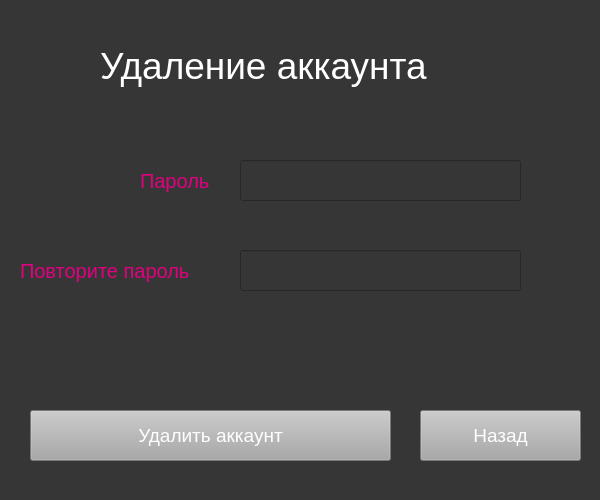
<?xml version="1.0" encoding="UTF-8"?>
<ui version="4.0">
 <class>Form</class>
 <widget class="QWidget" name="Form">
  <property name="geometry">
   <rect>
    <x>0</x>
    <y>0</y>
    <width>600</width>
    <height>500</height>
   </rect>
  </property>
  <property name="windowTitle">
   <string>Form</string>
  </property>
  <property name="styleSheet">
   <string notr="true">background-color: rgb(54,54,54)</string>
  </property>
  <widget class="QLabel" name="label_3">
   <property name="geometry">
    <rect>
     <x>140</x>
     <y>160</y>
     <width>91</width>
     <height>41</height>
    </rect>
   </property>
   <property name="styleSheet">
    <string notr="true">font-size:15pt;
color:rgb(225,0,127)</string>
   </property>
   <property name="text">
    <string>Пароль</string>
   </property>
  </widget>
  <widget class="QPushButton" name="delete_user">
   <property name="geometry">
    <rect>
     <x>30</x>
     <y>410</y>
     <width>361</width>
     <height>51</height>
    </rect>
   </property>
   <property name="styleSheet">
    <string notr="true">background-color:rgb(167,168,167);
font-size:14pt;
color:rgb(255,255,255)</string>
   </property>
   <property name="text">
    <string>Удалить аккаунт</string>
   </property>
  </widget>
  <widget class="QLabel" name="label">
   <property name="geometry">
    <rect>
     <x>100</x>
     <y>30</y>
     <width>481</width>
     <height>71</height>
    </rect>
   </property>
   <property name="styleSheet">
    <string notr="true">color:rgb(255,255,255);
font-size:28pt</string>
   </property>
   <property name="text">
    <string>Удаление аккаунта</string>
   </property>
  </widget>
  <widget class="QLineEdit" name="password">
   <property name="geometry">
    <rect>
     <x>240</x>
     <y>160</y>
     <width>281</width>
     <height>41</height>
    </rect>
   </property>
   <property name="styleSheet">
    <string notr="true">font-size:14pt;
color:rgb(243,243,243)</string>
   </property>
  </widget>
  <widget class="QPushButton" name="exit_button">
   <property name="geometry">
    <rect>
     <x>420</x>
     <y>410</y>
     <width>161</width>
     <height>51</height>
    </rect>
   </property>
   <property name="styleSheet">
    <string notr="true">background-color:rgb(167,168,167);
font-size:14pt;
color:rgb(255,255,255)</string>
   </property>
   <property name="text">
    <string>Назад</string>
   </property>
  </widget>
  <widget class="QLabel" name="label_4">
   <property name="geometry">
    <rect>
     <x>20</x>
     <y>250</y>
     <width>221</width>
     <height>41</height>
    </rect>
   </property>
   <property name="styleSheet">
    <string notr="true">font-size:15pt;
color:rgb(225,0,127)</string>
   </property>
   <property name="text">
    <string>Повторите пароль</string>
   </property>
  </widget>
  <widget class="QLineEdit" name="dublicate_password">
   <property name="geometry">
    <rect>
     <x>240</x>
     <y>250</y>
     <width>281</width>
     <height>41</height>
    </rect>
   </property>
   <property name="styleSheet">
    <string notr="true">font-size:14pt;
color:rgb(243,243,243)</string>
   </property>
  </widget>
 </widget>
 <resources/>
 <connections/>
</ui>
